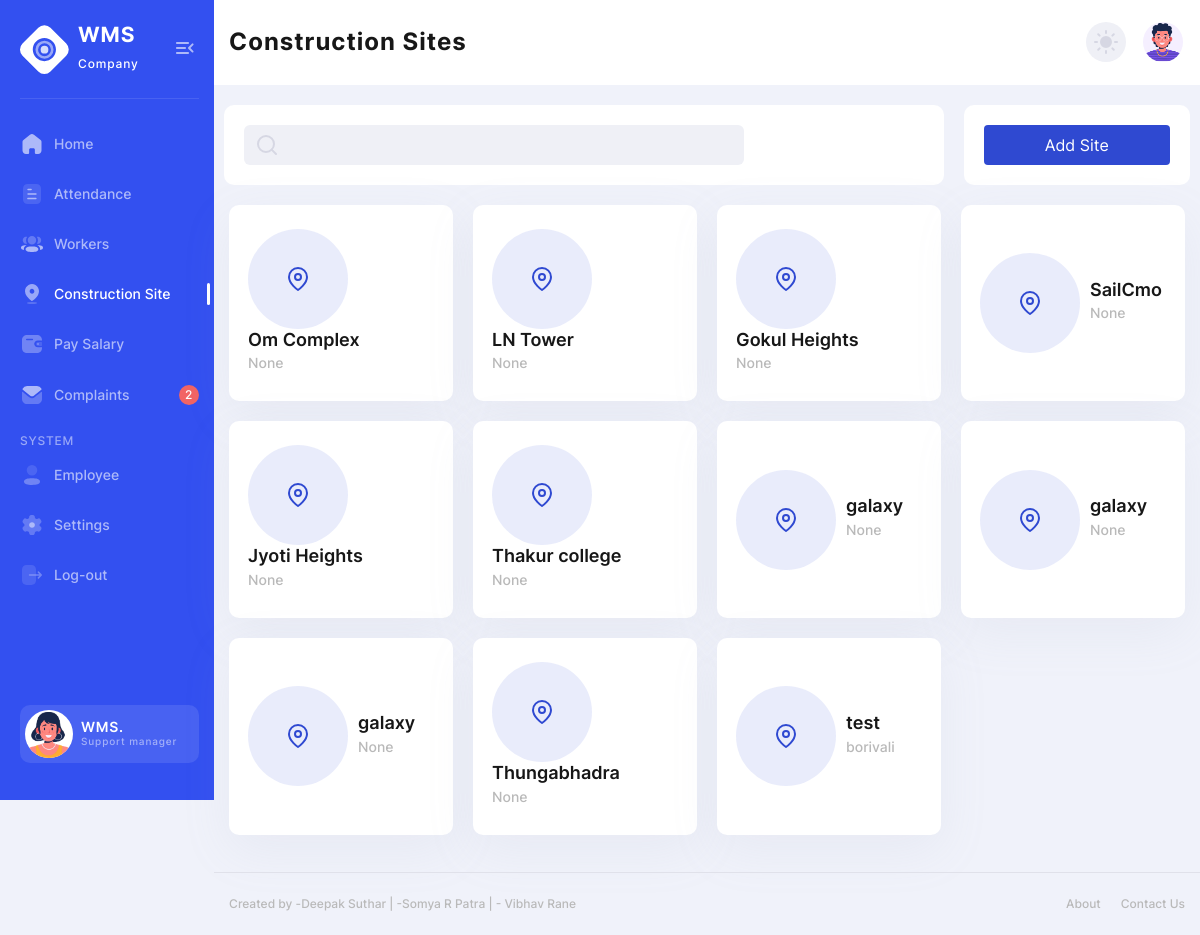
The page /construction (signed in) on the database as committed earlier.
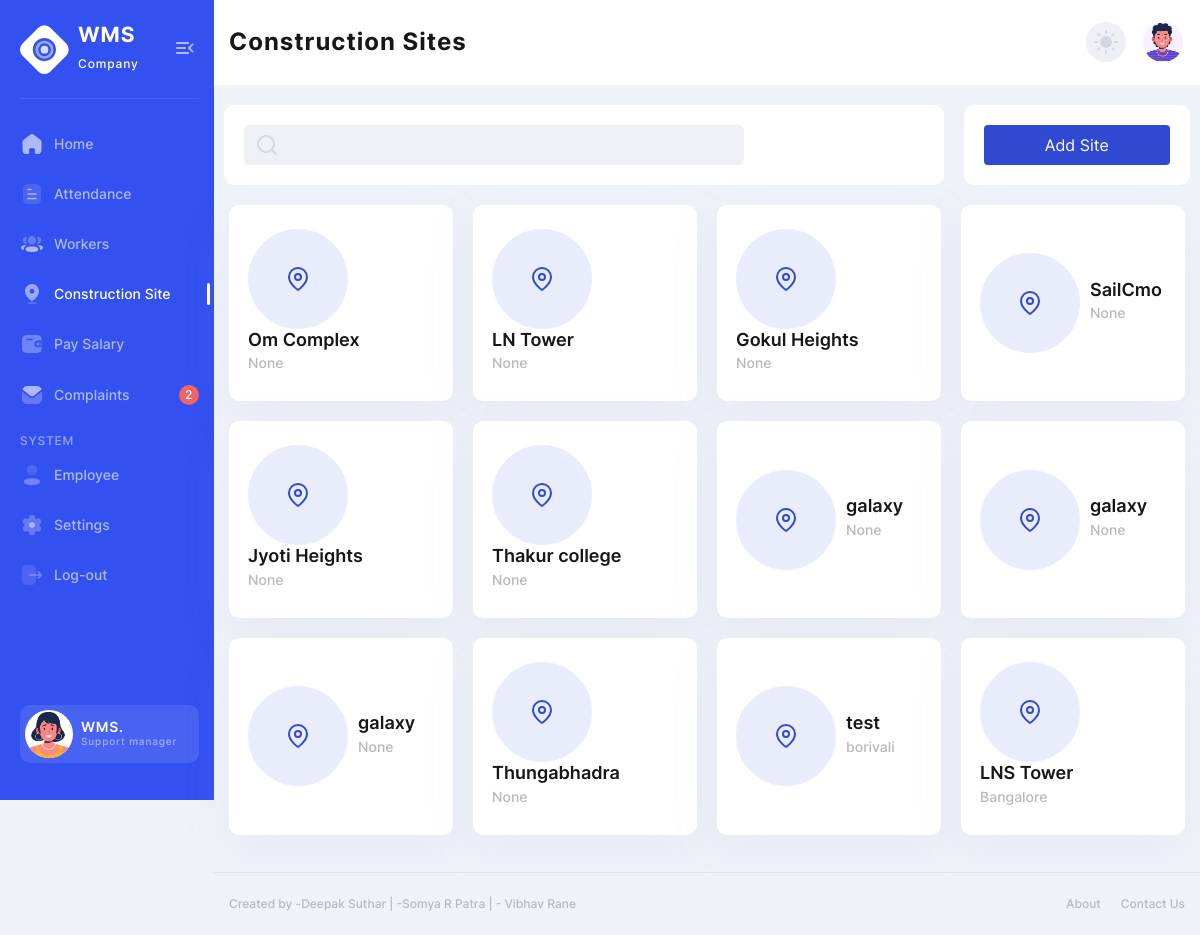
The same page on the database as committed later.
### admpage/models.py (models this page shows, shortened)
class Site(models.Model):
    STATUS =(
        ('Active','Active'),
        ('Unactive','Unactive'),
        ('Finished','Finished',),
    )
    sname = models.CharField(max_length=200,null=True)
    status = models.CharField(max_length=10,null=True,choices=STATUS)
    location = models.CharField(max_length=300,null=True)
    city = models.CharField(max_length=100,null=True)
    contact = models.CharField(max_length=20,null=True)

### admpage/views.py (the view, shortened to what this page needs)
@login_required(login_url='emplog')
def construction(request):
    site = Site.objects.all()
    mfil = sitefilter(request.GET, queryset=site)
    site = mfil.qs
    form = siteform()
    cont = {'site':site, 'mfil':mfil, 'form':form}
    return render(request, "construction.html",cont)

### admpage/forms.py
class siteform(ModelForm):
    class Meta:
        model = Site
        fields = '__all__'

### templates/construction.html (shortened to what the changed rows need)
{% load static %}
<!DOCTYPE html>
<html lang="en">
<head>
  <link rel="stylesheet" href="{% static 'css/style.css' %}">
</head>
<body>
<div class="page-flex">
  <div class="main-wrapper">
    <nav class="main-nav--bg">
  <div class="container main-nav">
    <div class="main-nav-start">
        <h2 class="main-title">Construction Sites</h2>
    </div>
  </div>
</nav>
    <main class="main users chart-page" id="skip-target">
      <div class="container" id="blur">
        <div class="row stat-cards-workers">
          {% for i in site%}
          <div class="col-md-6 col-xl-3">
            <a href="{% url 'construction_site_profile' i.id %}" >
            <article class="stat-cards-item-workers">
              <div class="stat-cards-icon-workers primary">
                <i data-feather="map-pin" aria-hidden="true"></i>
              </div>
              <div class="stat-cards-info-workers">
                <p class="stat-cards-info__name-workers">{{i.sname}}</p>
                <p class="stat-cards-info__title-workers">{{i.city}}</p>
              </div>
            </article></a>
          </div>
          {% endfor %}
        </div>
      </div>
    </main>
  </div>
</div>
</body>
</html>

Rows that differ between the two databases and show on the page:
added Site: sname "LNS Tower", city "Bangalore"
